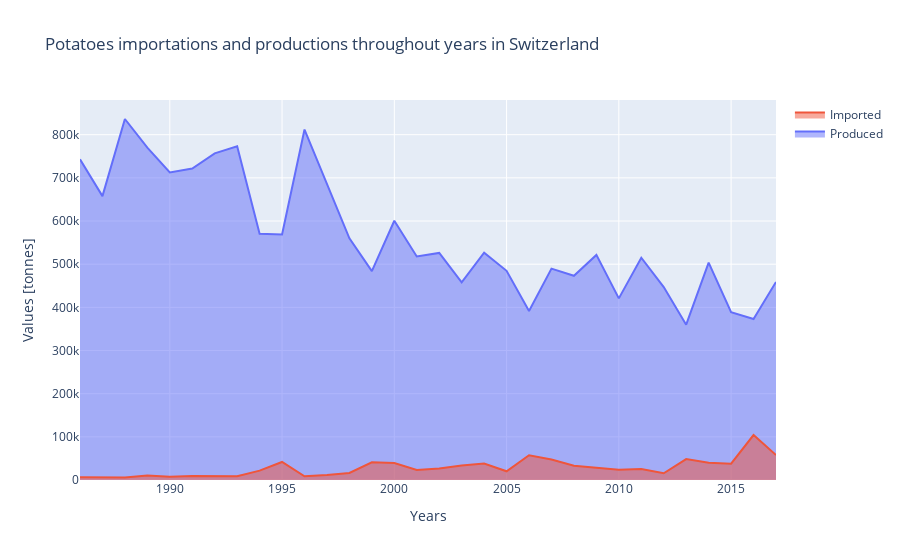

This figure's notebook cell:
### Markdown cell above
### Plot importation/production of potatoes in Switzerland throughout years

This plot is interactive. Shows values upon cursor selection

### Code cell
import plotly.graph_objects as go

y_wheat = CH_data.loc[CH_data.Item=='Potatoes'].values[:,-2:]
fig = go.Figure()
fig.add_trace(go.Scatter(x=CH_data.Year.unique(), y=y_wheat[:,0], fill='tonexty', name='Produced')) # fill down to xaxis
fig.add_trace(go.Scatter(x=CH_data.Year.unique(), y=y_wheat[:,1], fill='tozeroy', name='Imported')) # fill to trace0 y
fig.update_layout(
    title="Potatoes importations and productions throughout years in Switzerland",
    yaxis_title="Values [tonnes]",
    xaxis_title='Years'
    )
fig.show()

### Figure 1 — Plotly figure (JSON) as saved in the notebook; plotly's stock layout.template omitted (floating-point values rounded to 4 significant figures)
{"data": [{"fill": "tonexty", "name": "Produced", "type": "scatter", "x": [1986, 1987, 1988, 1989, 1990, 1991, 1992, 1993, 1994, 1995, 1996, 1997, 1998, 1999, 2000, 2001, 2002, 2003, 2004, 2005, 2006, 2007, 2008, 2009, 2010, 2011, 2012, 2013, 2014, 2015, 2016, 2017], "y": [742900, 657700, 836400, 770000, 712400, 721800, 756900, 773100, 570600, 568800, 812000, 687000, 560000, 484000, 600600, 517900, 526200, 458000, 526700, 484700, 391500, 489800, 473100, 521500, 420800, 515000, 447000, 359800, 503800, 388800, 372900, 458900]}, {"fill": "tozeroy", "name": "Imported", "type": "scatter", "x": [1986, 1987, 1988, 1989, 1990, 1991, 1992, 1993, 1994, 1995, 1996, 1997, 1998, 1999, 2000, 2001, 2002, 2003, 2004, 2005, 2006, 2007, 2008, 2009, 2010, 2011, 2012, 2013, 2014, 2015, 2016, 2017], "y": [6620, 5933, 5843, 10602, 7778, 9283, 8648, 8916, 21721, 41799, 8588, 11340, 16335, 41109, 39141, 22995, 26642, 33381, 38357, 20210, 57325, 47511, 33240, 27939, 23573, 25410, 15561, 48530, 40161, 37785, 104191, 57721]}], "layout": {"title": {"text": "Potatoes importations and productions throughout years in Switzerland"}, "xaxis": {"title": {"text": "Years"}}, "yaxis": {"title": {"text": "Values [tonnes]"}}}}
